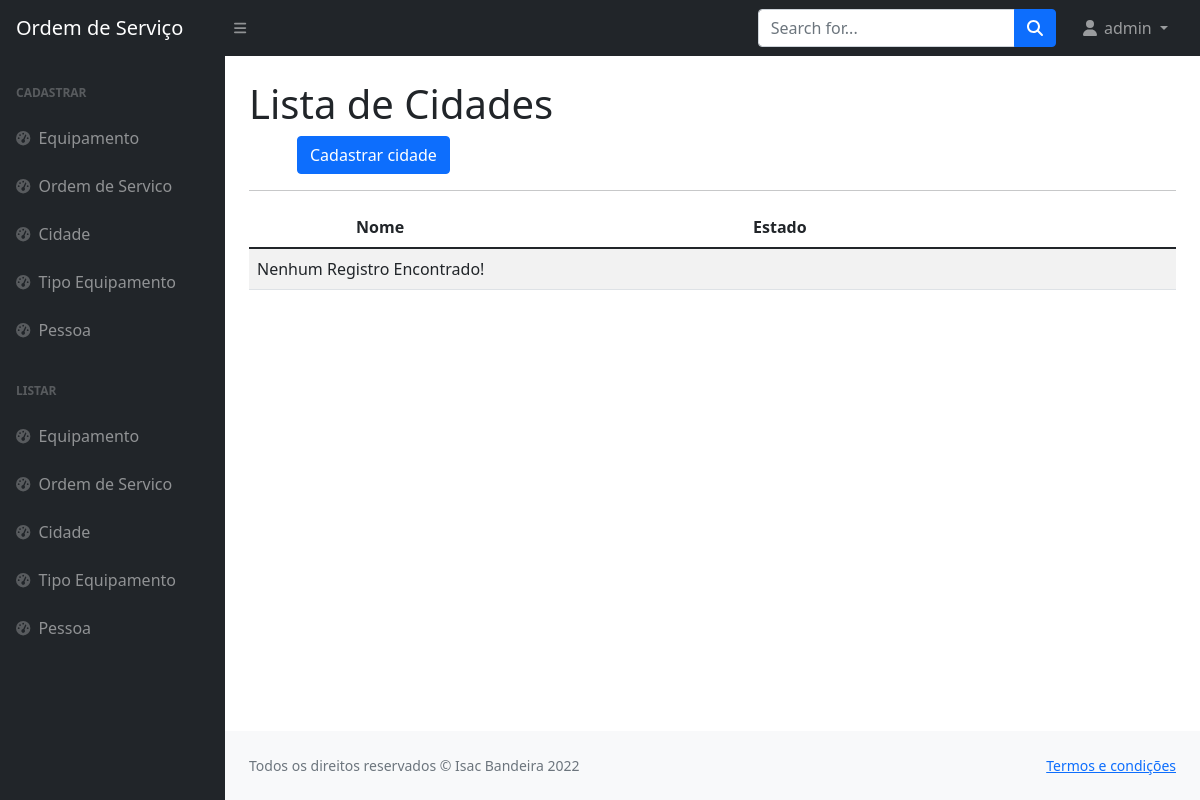
The app's page /listar/cidade/ (signed in), older data.
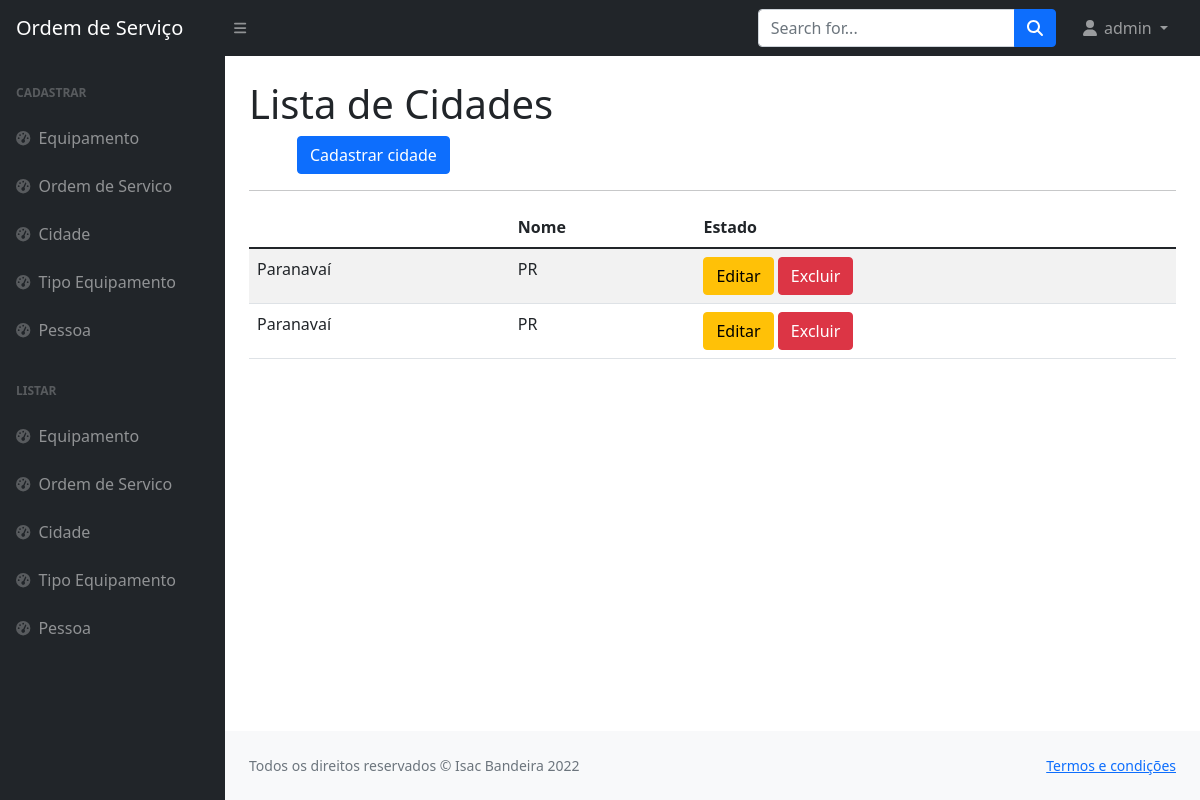
The same page, newer data.
### paginas/models.py (models this page shows, shortened)
class Cidade(models.Model):
    nome = models.CharField(max_length=100, verbose_name="Nome da cidade")
    estado = models.CharField(max_length=2, choices=ESTADOS)
    criado_em = models.DateTimeField(auto_now_add=True)
    atualizado_em = models.DateTimeField(auto_now=True)
    usuario = models.ForeignKey(User, on_delete=models.PROTECT)

### paginas/views.py (the view)
# urls.py: path('listar/cidade/', CidadeList.as_view(), name='listar-cidade'),
class CidadeList(LoginRequiredMixin, GroupRequiredMixin, ListView):
    model = Cidade
    template_name = 'paginas/listas/cidade.html'
    group_required = u"Administrador"
    def get_queryset(self):
        self.object_list = Cidade.objects.filter(usuario=self.request.user)
        return self.object_list

### paginas/templates/paginas/listas/cidade.html
{% extends 'paginas/modelo.html' %}
{% load static %}
{% block conteudo %}
<h1 class="mt-4">Lista de Cidades</h1>
<a href="{% url 'cadastrar-cidade' %}" class="btn btn-primary float-right ms-5">Cadastrar cidade</a>
<hr>
<table class="table table-striped">
    <thead>
        <tr>
            <th>
            </th>
            <th>Nome</th>
            <th>Estado</th>
        </tr>
    </thead>
    <tbody>
        {% for obj in object_list %}
            <tr>
                <td>{{obj.nome}}</td>
                <td>{{obj.estado}}</td>
                <td>
                    <a href="{% url 'editar-cidade' obj.pk %}" class="btn btn-warning">
                        Editar</a>
                    <a href="{% url 'excluir-cidade' obj.pk %}" class="btn btn-danger">
                        Excluir</a>
                </td>
            </tr>
        {% empty %}
            <tr>
                <td colspan="100%">Nenhum Registro Encontrado!</td>
            </tr>
        {% endfor %}
    </tbody>
</table>
{% endblock %}

Row changes from the older to the newer data that the page shows:
now on this page (row edited): Cidade: nome "Paranavaí", estado "PR"
added Cidade: nome "Paranavaí", estado "PR"
Text that changed along with them:
text no longer shown: "Nenhum Registro Encontrado!"
